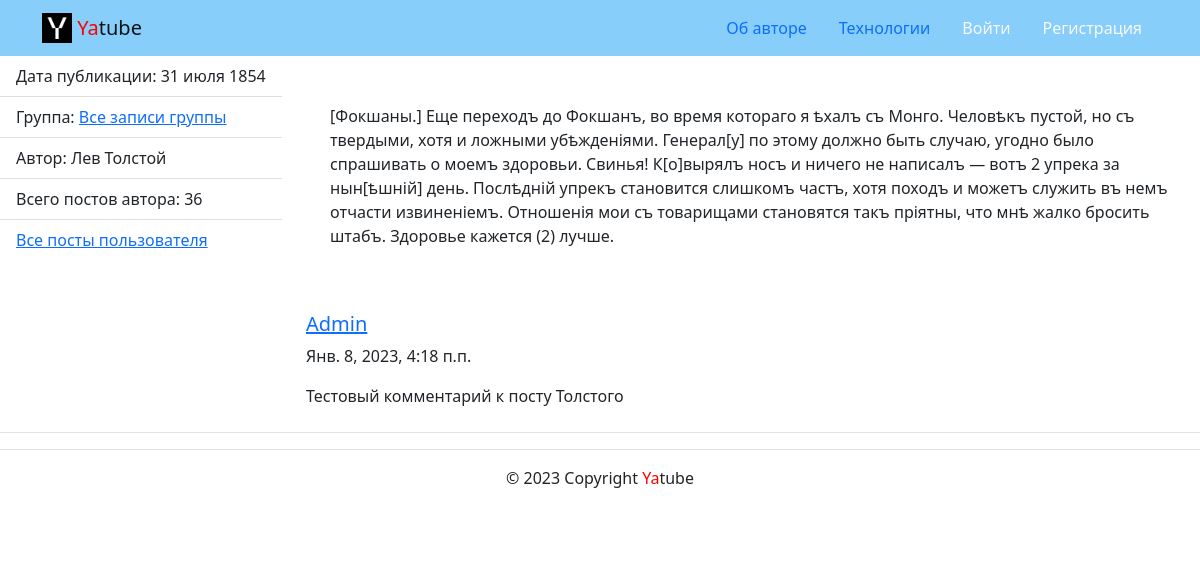
The app's page /posts/37/ with its own data.
### posts/models.py (models this page shows, shortened)
class Post(models.Model):
    text = models.TextField(
        'Текст поста',
        help_text='Введите текст поста'
    )
    pub_date = models.DateTimeField(
        'Дата публикации',
        auto_now_add=True
    )
    author = models.ForeignKey(
        User,
        on_delete=models.CASCADE,
        related_name='posts',
        verbose_name='Автор'
    )
    group = models.ForeignKey(
        Group,
        on_delete=models.SET_NULL,
        blank=True,
        null=True,
        related_name='posts',
        verbose_name='Группа',
        help_text='Группа, к которой будет относиться пост'
    )
    image = models.ImageField(
        'Картинка',
        upload_to='posts/',
        blank=True
    )
    class Meta:
        ordering = ['-pub_date']
        verbose_name = 'Пост'
        verbose_name_plural = 'Посты'

class Comment(models.Model):
    post = models.ForeignKey(
        Post,
        on_delete=models.CASCADE,
        related_name='comments',
        verbose_name='Комментируемый пост'
    )
    author = models.ForeignKey(
        User,
        on_delete=models.CASCADE,
        related_name='comments',
        verbose_name='Автор комментария'
    )
    text = models.TextField(
        'Текст комментария',
        help_text='Введите текст комментария'
    )
    created = models.DateTimeField(
        'Дата комментария',
        auto_now_add=True
    )
    class Meta:
        ordering = ['-created']
        verbose_name = 'Комментарий'
        verbose_name_plural = 'Комментарии'

### posts/views.py (the view)
# urls.py: path('posts/<int:post_id>/', views.post_detail, name='post_detail'),
def post_detail(request, post_id):
    post = get_object_or_404(Post, id=post_id)
    form = CommentForm(request.POST or None)
    comments = Comment.objects.filter(post=post)
    context = {
        'post': post,
        'form': form,
        'comments': comments
    }
    return render(request, 'posts/post_detail.html', context)

### core/context_processors/year.py (called while the page is built)
def year(request):
    current_dateTime = datetime.now()
    year = int(current_dateTime.year)
    return {
        'year': year,
    }

### templates/posts/post_detail.html (shortened to what this page needs)
{% extends 'base.html' %}
{% block content %}
{% load thumbnail %}
<div class="row">
  <aside class="col-12 col-md-3">
    <ul class="list-group list-group-flush">
      <li class="list-group-item">
        Дата публикации: {{ post.pub_date|date:"d E Y" }}
      </li>
      {% if post.group %}
        <li class="list-group-item">
          Группа: {{ group.title }}
          <a href="{% url 'posts:group_posts' post.group.slug %}">
            Все записи группы
          </a>
      {% endif %}
      </li>
      <li class="list-group-item">
        Автор: {{ post.author.get_full_name }}
      </li>
      <li class="list-group-item d-flex justify-content-between align-items-center">
        Всего постов автора: {{ post.author.posts.count }}
      </li>
      <li class="list-group-item">
        <a href= "{% url 'posts:profile' post.author.username %}">
          Все посты пользователя
        </a>
      </li>
    </ul>
  </aside>
  <article class="col-12 col-md-9">
    <div class="container py-5">
      <p>{{ post.text }}</p>
    </div>
    {% include 'posts/includes/comment.html' %}
  </article>
</div>
{% endblock %}

### templates/posts/includes/comment.html (shortened to what this page needs)
{% load user_filters %}
{% for comment in comments %}
  <div class="media mb-4">
    <div class="media-body">
      <h5 class="mt-0">
        <a href="{% url 'posts:profile' comment.author.username %}">
          {{ comment.author.username }}
        </a>
      </h5>
      <p>
        {{comment.created}}
      </p>
      <p>
        {{ comment.text }}
      </p>
    </div>
  </div>
{% endfor %}

### records on screen
Post: pub_date "31 июля 1854", author.get_full_name "Лев Толстой", author.posts.count "36", text "[Фокшаны.] Еще переходъ до Фокшанъ, во время котораго я ѣхалъ съ Монго. Человѣкъ пустой, но съ твердыми, хотя и ложными убѣжденіями. Генерал[у] по этому должно быть случаю, угодно было спрашивать о моемъ здоровьи. Свинья! К[о]вырялъ носъ и ничего не написалъ — вотъ 2 упрека за нын[ѣшній] день. Послѣдній упрекъ становится слишкомъ частъ, хотя походъ и можетъ служить въ немъ отчасти извиненіемъ. Отношенія мои съ товарищами становятся такъ пріятны, что мнѣ жалко бросить штабъ. Здоровье кажется (2) лучше."
Comment: author.username "Admin", created "Янв. 8, 2023, 4:18 п.п.", text "Тестовый комментарий к посту Толстого"
